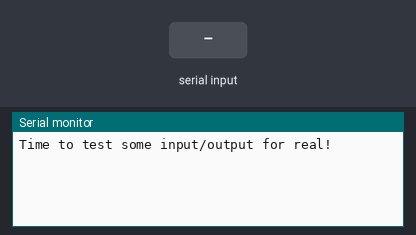
The sketch below on a simulated Arduino Uno, built with avr-gcc and run on an emulated ATmega328P. On the bench: the last lines printed to the serial monitor. The inputs (shaded band) are chosen by the test bench.

Above: at 1.2 s.
1.3 s: "1\n" received over Serial
At 1.8 s:
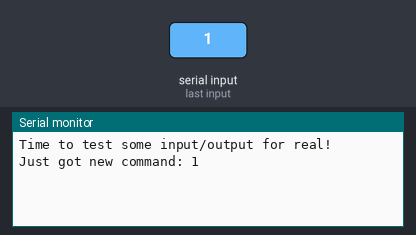
2.8 s: "0\n" received over Serial
At 4.2 s:
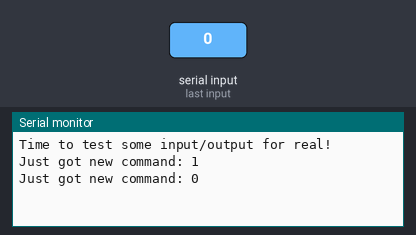

The sketch:

stream_reader.ino
```cpp
String event_string = "";
boolean event = false;

void setup() {

  Serial.begin(9600);
  Serial.println("Time to test some input/output for real!");
}

/*
 *  For all intended purposes I think the SerialEvent() function of Arudino is broken
 *  This event fails to fire
 */
void SerialEvent() {
  while (Serial.available()) {

    char new_char = (char) Serial.read();

    if (new_char == '\n' & event_string.length() > 0) {
      event = true;
    }
    else if (new_char != '\n') {
      event_string += new_char;
    }


  }
}

void loop() {
  SerialEvent();
  if (event) {
    Serial.print("Just got new command: ");
    Serial.println(event_string);
    event_string = "";
    event = false;
  }
}
```

Measured:
- after the input at 1.3 s, the serial monitor: prints a new line at once (image 1)
- after the input at 2.8 s, the serial monitor: prints a new line at once (image 2)
